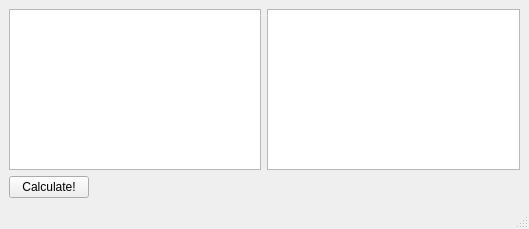
<?xml version="1.0" encoding="UTF-8"?>
<ui version="4.0">
 <class>MainWindow</class>
 <widget class="QMainWindow" name="MainWindow">
  <property name="geometry">
   <rect>
    <x>0</x>
    <y>0</y>
    <width>529</width>
    <height>229</height>
   </rect>
  </property>
  <property name="windowTitle">
   <string>MainWindow</string>
  </property>
  <widget class="QWidget" name="centralwidget">
   <layout class="QVBoxLayout" name="verticalLayout_2">
    <item>
     <layout class="QVBoxLayout" name="verticalLayout">
      <item>
       <layout class="QHBoxLayout" name="horizontalLayout">
        <item>
         <widget class="QTextEdit" name="textEdit"/>
        </item>
        <item>
         <widget class="QTreeView" name="treeView"/>
        </item>
       </layout>
      </item>
      <item>
       <layout class="QHBoxLayout" name="horizontalLayout_3">
        <item>
         <widget class="QPushButton" name="pushButton">
          <property name="text">
           <string>Calculate!</string>
          </property>
         </widget>
        </item>
        <item>
         <spacer name="horizontalSpacer">
          <property name="orientation">
           <enum>Qt::Horizontal</enum>
          </property>
          <property name="sizeHint" stdset="0">
           <size>
            <width>40</width>
            <height>20</height>
           </size>
          </property>
         </spacer>
        </item>
       </layout>
      </item>
     </layout>
    </item>
   </layout>
  </widget>
  <widget class="QMenuBar" name="menubar">
   <property name="geometry">
    <rect>
     <x>0</x>
     <y>0</y>
     <width>529</width>
     <height>23</height>
    </rect>
   </property>
  </widget>
  <widget class="QStatusBar" name="statusbar"/>
 </widget>
 <resources/>
 <connections>
  <connection>
   <sender>pushButton</sender>
   <signal>clicked()</signal>
   <receiver>MainWindow</receiver>
   <slot>g_signal_calculate()</slot>
   <hints>
    <hint type="sourcelabel">
     <x>44</x>
     <y>186</y>
    </hint>
    <hint type="destinationlabel">
     <x>208</x>
     <y>190</y>
    </hint>
   </hints>
  </connection>
 </connections>
 <slots>
  <slot>g_signal_calculate()</slot>
 </slots>
</ui>
